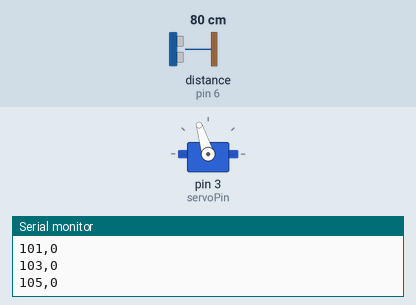
Simulated run of this sketch. Board: Arduino Uno, built with avr-gcc and run on an emulated ATmega328P. Shown: servo, the last lines printed to the serial monitor. Wiring (inferred from the names in the program): ultrasonic range finder: trigger pin 6; echo pin 6. The inputs (shaded band) are chosen by the test bench; at power-on: distance to the obstacle (sensor on pin 6) 80 cm. The echo pulse lasts 58.3 µs per cm.

Above: at 1.2 s.
1.3 s: distance to the obstacle (sensor on pin 6) set to 2 cm
At 1.99 s:
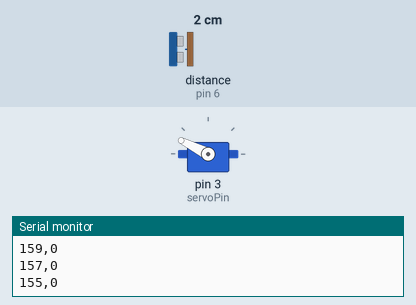
4.3 s: distance to the obstacle (sensor on pin 6) set to 9 cm
At 6.88 s:
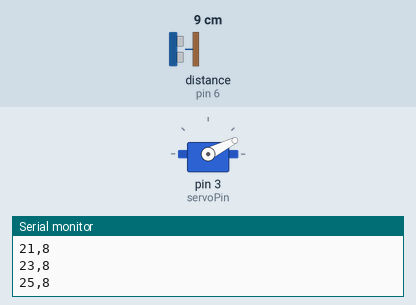
Timing chart, 0 to 13.3 s (numbered marks = the images above; inputs shaded):
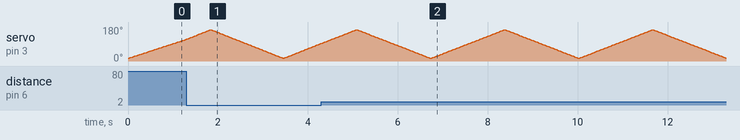

The sketch:

radarv1code.ino
```cpp
#include <Servo.h>

const int sigPin = 6;
const int servoPin = 3;

Servo myservo;
const int minAngle = 15;
const int maxAngle = 165;
const int stepSize = 2;
const int settleDelay = 20;
const unsigned long timeout = 30000UL;

long getDistanceCM() {
  pinMode(sigPin, OUTPUT);
  digitalWrite(sigPin, LOW);
  delayMicroseconds(5);
  digitalWrite(sigPin, HIGH);
  delayMicroseconds(10);
  digitalWrite(sigPin, LOW);

  pinMode(sigPin, INPUT);
  long duration = pulseIn(sigPin, HIGH, timeout);

long cm = duration / 58;
if (cm < 2 || cm > 40) return 0;  // ignore noise and out-of-range readings
return cm;
}

void setup() {
  Serial.begin(115200);
  myservo.attach(servoPin);
}

void loop() {
  for (int angle = minAngle; angle <= maxAngle; angle += stepSize) {
    myservo.write(angle);
    delay(settleDelay);

    long distance = getDistanceCM();

    Serial.print(angle);
    Serial.print(",");
    Serial.println(distance);
  }

  for (int angle = maxAngle; angle >= minAngle; angle -= stepSize) {
    myservo.write(angle);
    delay(settleDelay);

    long distance = getDistanceCM();

    Serial.print(angle);
    Serial.print(",");
    Serial.println(distance);
  }
}
```
